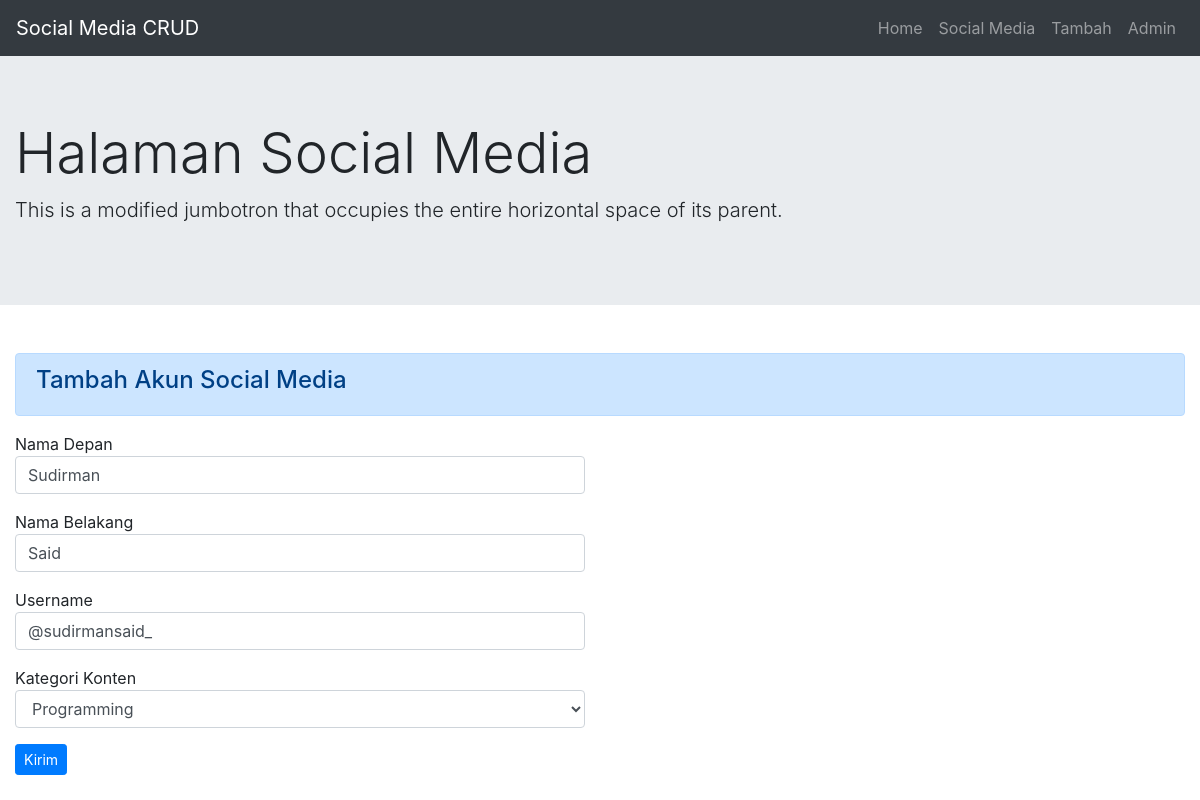
/socialmedia/update/21/, run on the app's committed database.
### socialmedia/models.py (models this page shows, shortened)
class SocialMediaModel(models.Model):
    first_name = models.CharField(max_length=20)
    last_name = models.CharField(max_length=30)
    username = models.CharField(
        max_length=50,
        validators=[
            validasi_username
        ]
    )
    CONTENT_CATEGORIES = (
        ('programming', 'Programming'),
        ('vlog', 'Vlog'),
        ('culinary', 'Culinary'),
        ('nan', 'Not Set')
    )
    category_content = models.CharField(
        max_length=50,
        choices=CONTENT_CATEGORIES,
        default='nan'
    )

### socialmedia/views.py (the view, shortened to what this page needs)
class SocmedFormView(View):
    template_name = 'socialmedia/tambah.html',
    socialmedia_form = SocialMediaForms()
    mode = None
    context = {}
    def get(self, request, **params):
        if self.mode == 'update':
            akun_update = SocialMediaModel.objects.get(
                id=params['id_username'])
            data = akun_update.__dict__
            self.socialmedia_form = SocialMediaForms(
                request.POST or None,
                initial=data,
                instance=akun_update
            )
        self.context = {
            'title_page': 'Social Media',
            'sub_title': 'Halaman Social Media',
            'socialmedia_form': self.socialmedia_form,
        }
        return render(request, self.template_name, self.context)

### socialmedia/templates/socialmedia/tambah.html (shortened to what this page needs)
{% extends 'socialmedia/index.html' %}
{% block content %}
<div class="row">
    <div class="col">
        <div class="alert alert-primary" role="alert">
            <h4 class="alert-heading">Tambah Akun Social Media</h4>
        </div>
    </div>
</div>
<div class="row">
    <div class="col-lg-6">
        <form method='post'>
            {% for form in socialmedia_form %}
            <div class="form-group">
                {{form.label}}
                {{form}}
            </div>
            {% endfor %}
            <button type="submit" class="btn btn-primary btn-sm">Kirim</button>
        </form>
    </div>
</div>
{% endblock content %}

### data on the page
SocialMediaModel: socialmedia_form "Sudirman" "Said" "@sudirmansaid_" "Programming"

### other printed values
{{ sub_title }} "Halaman Social Media"
